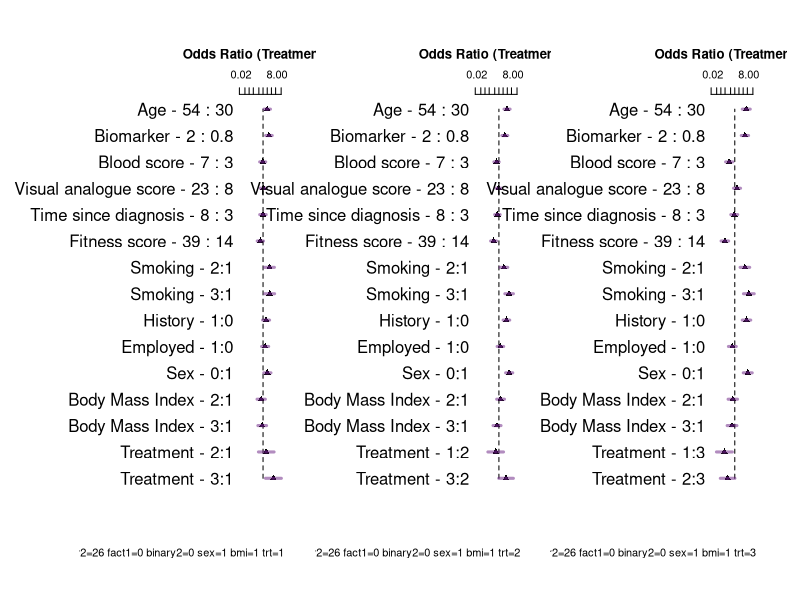
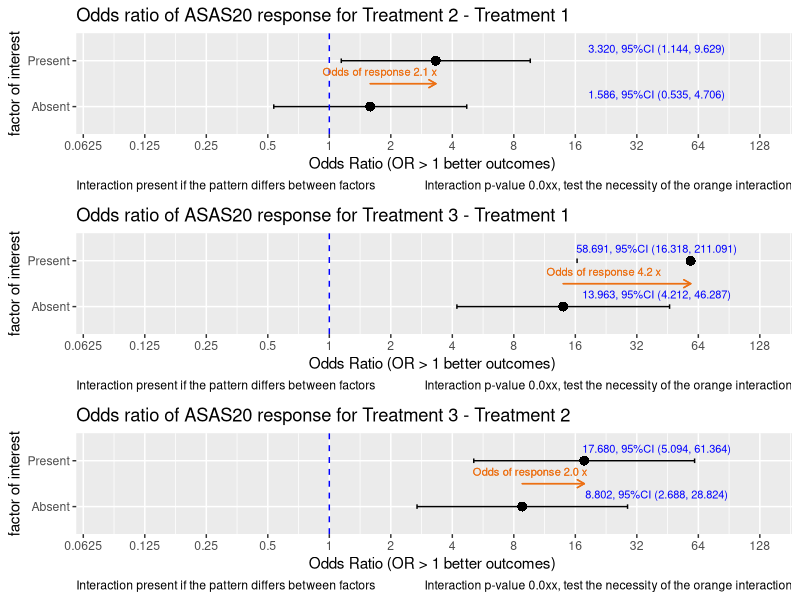
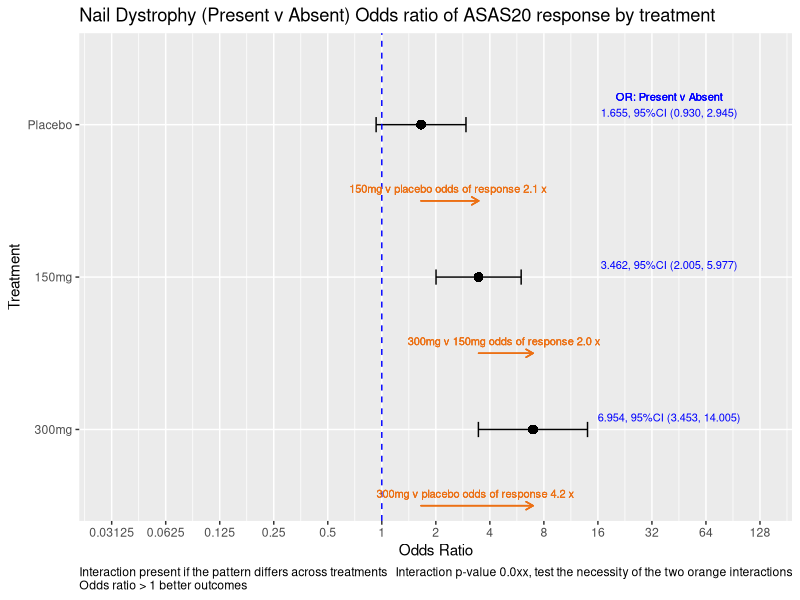

The R source for these figures, in order:
## ---- chunk 1

    set.seed(124)
    library(rms)          # automatically engages rms(Hmisc)
    library(tidyverse)
    library(kableExtra) 
    library(knitr) 
    library(reshape)
    library(rms)
    library(ggplot2)
    require(gridExtra)

    knitrSet(lang='markdown', w=7, h=7, dev='svg', fig.path='folder/')
    options(prType='html')
    options(width=200)
    
    # format function 
       formatz <- function(x){
          if (!is.na(x)  ) {
            sprintf(x, fmt = '%#.1f')  
           }
       }
     
    options(max.print=1000000)    
    options(scipen=999)
    
    ## convenience functions
    p0 <- function(x) {formatC(x, format="f", digits=1)}
    p1 <- function(x) {formatC(x, format="f", digits=1)}
    p2 <- function(x) {formatC(x, format="f", digits=2)}
    p3 <- function(x) {formatC(x, format="f", digits=3)}
    p4 <- function(x) {formatC(x, format="f", digits=4)}
    p5 <- function(x) {formatC(x, format="f", digits=5)}
    
    logit <-     function(p) log(1/(1/p-1))
    expit <-     function(x) 1/(1/exp(x) + 1)
    inv_logit <- function(logit) exp(logit) / (1 + exp(logit))
    is.even <-   function(x){ x %% 2 == 0 }                       # function to id. odd maybe useful
    options(width=200)


## ---- chunk 2

    # select the design to simulate
    Design = "Treatment interacts with all variables" 
    #Design = "Treatment interacts with smoking only" 
    #Design = "No-interaction logit-additive model"
    
    # coefficients on log odds scale
    
    intercept <- -3
    n=1000
    v1 = 1
    v2 = 1/(65-18)
    v3 = 0.4
    v4 = 0
    v5 = 1/3
    v6 = -.5/10
    v7 = 0.25/30
    v8 = -.1/10
    v9 = -1/50
    v10 = log(2)
    v11 = -log(1)
    v12 = log(0.5)
    
    #~~~~~~~~~~~~~~~~~~~~~~~~~~~~~~~~~~~~~~~~~~~~~~~~~~~~~~~~~~~~~~~~~~~~~~~~~~~~~~~~~
    randomi <- runif(n)    # this determines Y=1 later, 
    #~~~~~~~~~~~~~~~~~~~~~~~~~~~~~~~~~~~~~~~~~~~~~~~~~~~~~~~~~~~~~~~~~~~~~~~~~~~~~~~~~
    
    trt.coef       <-  v1     # log odds ratio so 1 -> 2.718, so 1 is LARGE
    age.coef       <-  v2     # log odds of 1 over the age range
    smoke.coef     <-  v3     # this is odds of 1.5
    bmi.coef       <-  v4     # this is an odds of 1..50:50
    covar3.coef    <-  v5     # log odds 1 over range of 3
    covar1.coef    <-  v6     # log odds -.05 per unit change
    vas.coef       <-  v7     # log odds .008 per unit change. log odds .25 over 30 units odds 1.27
    time.coef      <-  v8     # log odds -.01 per year, log odds -.1 over 10 years or odds .90
    covar2.coef    <-  v9     # log odds 0.02 per unit, log odds 1 over 50 units or odds 2.7
    fact1.coef     <-  v10    # log odds 0.693 per change in binary, or odds of 2   
    binary2.coef   <-  v11    # log odds 0 per change in binary, or odds of 1  
    sex.coef       <-  v12    # log odds -0.693 per change in binary, or odds of .5  
    
    # made up data structure 
    trt      <- sample(1:3,   n, replace=TRUE)      # trt 3 levels
    age      <- sample(18:65, n, replace=TRUE)      # continuous
    bmi      <- sample(1:3,   n, replace=TRUE)      # assume 3 equal groups
    smoking  <- sample(1:3,   n, replace=TRUE)      # categorical assume 3 equal groups
    covar3   <- round(runif(n,0,3),2)
    covar1   <- round(runif(n,0,10),2)
    vas      <- sample(1:30, n, replace=TRUE)
    time     <- round(runif(n,0,10),2)              # years
    covar2   <- sample(1:50, n, replace=TRUE)
    fact1    <- sample(0:1,  n, replace=TRUE)
    binary2  <- sample(0:1,  n, replace=TRUE)
    sex      <- sample(0:1,  n, replace=TRUE)


## ---- chunk 3

#~~~~~~~~~~~~~~~~~~~~~~~~~~~~~~~~~~~~~~~~~~~~~~~~~~~~~~~~~~~~~~~~~~~~~~~~~~~~~~~~~~~~~~~~~~~~~~~~~~~~~~~~~~~~~~~~~~~~~~~~~~~~linear predictor
if ( ( Design) == "Treatment interacts with all variables" )  {
  
  lp = intercept + trt*trt.coef*(smoking*smoke.coef   +   age*age.coef  + bmi*bmi.coef   + covar3*covar3.coef +
                                   covar1*covar1.coef +   vas*vas.coef  + time*time.coef + covar2*covar2.coef +
                                   fact1*fact1.coef   +
                                   binary2*binary2.coef + sex*sex.coef) 
  
  
}   else if ( ( Design ) == "Treatment interacts with smoking only" ) {    
  
  # truth  only smoking interacts  with trt
  lp = intercept + (trt*trt.coef*smoking*smoke.coef)   +   age*age.coef   + bmi*bmi.coef + covar3*covar3.coef +
    covar1*covar1.coef  + vas*vas.coef   + time*time.coef + covar2*covar2.coef + fact1*fact1.coef +
    binary2*binary2.coef + sex*sex.coef
  
  
}   else if ( ( Design) == "No-interaction logit-additive model" ) {  
  
  # truth no interactions
  lp = intercept + trt*trt.coef + smoking*smoke.coef + age*age.coef  + bmi*bmi.coef  + covar3*covar3.coef  +
    covar1*covar1.coef + vas*vas.coef  + time*time.coef + covar2*covar2.coef + fact1*fact1.coef +
    binary2*binary2.coef + sex*sex.coef
}

y <- ifelse(randomi < plogis(lp), 1, 0)   # one liner  randomi object is necessary for R shiny only



## ---- chunk 4


    datx <- data.frame(cbind(y,  trt ,smoking,  age, covar3, covar1, vas, time, covar2, fact1, binary2, sex, bmi))
    
    da <-  datx 
    
    da$trt <-     factor(da$trt)
    da$smoking <- factor(da$smoking)
    da$fact1 <-   factor(da$fact1)
    da$binary2 <- factor(da$binary2)
    da$sex <-     factor(da$sex)
    da$bmi <-     factor(da$bmi)
    
    # labels for forest plots
    label(da$age)                <- 'Age'                       
    label(da$trt)                <- 'Treatment'
    label(da$bmi)                <- 'Body Mass Index'
    label(da$smoking)            <- 'Smoking'
    label(da$covar3)             <- 'Biomarker'
    label(da$covar1)             <- 'Blood score'
    label(da$vas)                <- 'Visual analogue score'
    label(da$time)               <- 'Time since diagnosis'
    label(da$covar2)             <- 'Fitness score'
    label(da$fact1)              <- "History"
    label(da$binary2)            <- "Employed"
    label(da$sex)                <- 'Sex'
    
    dd <<- datadist(da)
    options(datadist="dd")


## ---- chunk 5

# RUN REGRESSONS
    A<-lrm(y~   trt * (smoking  + age  + bmi + covar3 + covar1 + vas + time + covar2 + fact1 + binary2 +sex),da, y=TRUE ,x=TRUE)  # all interact with trt
    B<-lrm(y~  (trt *  smoking) + age  + bmi + covar3 + covar1 + vas + time + covar2 + fact1 + binary2 +sex, da, y=TRUE, x=TRUE)  # smoking * trt only
    C<-lrm(y~   trt +  smoking  + age +  bmi + covar3 + covar1 + vas + time + covar2 + fact1 + binary2 +sex, da, y=TRUE, x=TRUE)  # main effect
  
## ---- chunk 6
  #~~~~~~~~~~~~~~~~~~~~~~~~~~~~~~~~~~~~~~~~~~~~~~~~~~~~~~~~~~~~~~~~~~~~~~~~~~~~~~~~~~~~~~~~~~~~~~~~~~~~~~~~~~~~~
  # LRTESTS
  #~~~~~~~~~~~~~~~~~~~~~~~~~~~~~~~~~~~~~~~~~~~~~~~~~~~~~~~~~~~~~~~~~~~~~~~~~~~~~~~~~~~~~~~~~~~~~~~~~~~~~~~~~~~~~
   
  
  lrtest( A, C)
   
## ---- chunk 7
   
  (A1 <- summary(A, smoking=1, age, covar3, covar1, vas, time, covar2, fact1, binary2, sex, bmi=1, trt=1, est.all=FALSE, vnames=c( "labels")))
  
  (A2 <- summary(A, smoking=1, age, covar3, covar1, vas, time, covar2, fact1, binary2, sex, bmi=1, trt=2, est.all=FALSE, vnames=c( "labels")))
  
  (A3 <- summary(A, smoking=1, age, covar3, covar1, vas, time, covar2, fact1, binary2, sex, bmi=1, trt=3, est.all=FALSE, vnames=c( "labels")))

 
## ---- chunk 8

  par(mfrow=c(1,3)) 
  
  par(oma=c(3,6,1,1)) 
  
  options(digits=1)
  
  plot(summary(A, smoking=1, age, covar3, covar1, vas, time, covar2, fact1, binary2, sex, bmi=1, trt=1, est.all=FALSE, vnames=c( "labels")), 
       log=TRUE, xlim=c(log(.01),log(40)),
       q=c(  0.95 ), at=c(.02,0.05,.1,.2,.5,1,2,4,8,20), lwd=3, pch=17,
       col=   rgb(red=.4,green=.1,blue=.5,alpha=c(.5,.3,.2)),
       col.points='black', cex=1, main= "Odds Ratio (Treatment 1)", cex.main=1.8
  )
  
  plot(summary(A, smoking=1, age, covar3, covar1, vas, time, covar2, fact1, binary2, sex, bmi=1, trt=2, est.all=FALSE, vnames=c( "labels")), 
       log=TRUE, xlim=c(log(.01),log(40)),
       q=c(  0.95 ), at=c(.02,0.05,.1,.2,.5,1,2,4,8,20), lwd=3, pch=17,
       col=   rgb(red=.4,green=.1,blue=.5,alpha=c(.5,.3,.2)),
       col.points='black', cex=1, main= "Odds Ratio (Treatment 2)", cex.main=1.8
  )
  
  plot(summary(A, smoking=1, age, covar3, covar1, vas, time, covar2, fact1, binary2, sex, bmi=1, trt=3, est.all=FALSE, vnames=c( "labels")), 
       log=TRUE, xlim=c(log(.01),log(40)),
       q=c(  0.95 ), at=c(.02,0.05,.1,.2,.5,1,2,4,8,20), lwd=3, pch=17,
       col=   rgb(red=.4,green=.1,blue=.5,alpha=c(.5,.3,.2)),
       col.points='black', cex=1, main= "Odds Ratio (Treatment 3)", cex.main=1.8
  )
  
  par(mfrow=c(1,1))


## ---- chunk 9

  options(digits=6)
  k1 <- contrast(A, list(fact1=c(0,1), trt=c(2)), list(fact1=c(0,1), trt=c(1)) , fun=exp) 
  z1 <- print(k1, X=TRUE)   
  
  k2 <- contrast(A, list(fact1=c(0,1), trt=c(3)), list(fact1=c(0,1), trt=c(1)) , fun=exp) 
  z2 <- print(k2, X=TRUE)   
  
  k3 <- contrast(A, list(fact1=c(0,1), trt=c(3)), list(fact1=c(0,1), trt=c(2)) , fun=exp) 
  z3 <- print(k3, X=TRUE)   


## ---- chunk 10
 
int.plot <- function(k1, factor.="factor of interest",
                     effect="Treatment 2 - Treatment 1", 
                     first.grp="Absent", 
                     second.grp="Present") {
  
  zz <- k1
  # log scale
  Scorex=as.vector(zz$Contrast)
  lbx =  as.vector(zz$Lower)
  ubx =  as.vector(zz$Upper)
  
  df.plot <- data.frame(x=c(effect,effect),
                        factor.=c(first.grp,second.grp ),
                        Score=exp(Scorex),
                        lb = exp(lbx),
                        ub =exp(ubx))
  
  df.plot$factor. = factor(df.plot$factor., 
                           levels = c(first.grp,second.grp ))
   
  
  gp <- ggplot(df.plot, aes(x=factor., y=log(Score), fill="black", group=x))
  gg <- gp + #geom_line(aes(linetype=x), size=.6) + 
    geom_point(aes(shape=x), size=3) + 
    geom_errorbar(aes(ymax=log(ub), ymin=log(lb)), width=.1) +
    theme(legend.position="none") + ylab("Odds Ratio (OR > 1 better outcomes) ") + xlab(factor.) +
    
    geom_hline(yintercept=log(1), linetype="dashed", color = "blue") +
    
    scale_y_continuous(
      breaks= log(c(1/32,1/16,1/8, 1/4,1/2,  1, 2, 4 ,8, 16,32,64, 128) )  ,  
      limits = c(log(1/12),log(128)),  
      labels=     c(1/32,1/16,1/8, 1/4,1/2,  1, 2, 4 ,8, 16,32,64,128)
    ) +
    
    coord_flip() +
    
    geom_text(aes(   
      y=log(40),
      label = paste0(p3(Score),", 95%CI (" ,p3(lb),", ",p3(ub), ")"), 
      vjust=-1.0), size=2.8, color='blue') +
    
    ggtitle( paste0("Odds ratio of ASAS20 response for ", effect) )
  
  
    gg <- gg + labs(caption = c("Interaction p-value 0.0xx, test the necessity of the orange interaction", 
                              "Interaction present if the pattern differs between factors")) + 
    theme(plot.caption = element_text(hjust=c(1, 0)))
  
  # Add text and arrows
  i <- gg + geom_segment(
    x = 1.5, y =  Scorex[1],
    xend = 1.5, yend =  Scorex[2],
    lineend = "round", # See available arrow types in example above
    linejoin = "round",
    size = .5, 
    arrow = arrow(length = unit(0.2, "cm")),
    colour = "#EC7014" # Also accepts "red", "blue' etc
  ) 
  
  k <- i + geom_text( aes(
    x = 1.5, y = (Scorex[1]+Scorex[2])/2,
    label = paste0("Odds of response ",p0(exp(   max(Scorex[2],Scorex[1]) -  min(Scorex[2],Scorex[1])  ))," x"), 
    group = NULL,
    vjust = -1, #.3
    hjust = .7 #1
  ), size=2.8 , color="#EC7014") 
   
}


## ---- chunk 11

#~~~~~~~~~~~~~~~~~~~~~~~~~~~~~~~~~~~~~~~~~~~~~~~~~~~~~~~~~~~~~~~~~~~~~~~~~~~~~~~~~~~~~~~~~~
  age.=sample(30:80,1)  # showing it is the interaction that counts.
  
  options(digits=6)
  k1 <- contrast(A, list(fact1=c(0,1),age=age., trt=c(2)), list(fact1=c(0,1), age=age.,trt=c(1)) , fun=exp) 
  z1 <- print(k1, X=TRUE)   
  
  k2 <- contrast(A, list(fact1=c(0,1), age=age.,trt=c(3)), list(fact1=c(0,1), age=age.,trt=c(1)) , fun=exp) 
  z2 <- print(k2, X=TRUE)   
  
  k3 <- contrast(A, list(fact1=c(0,1), age=age.,trt=c(3)), list(fact1=c(0,1), age=age.,trt=c(2)) , fun=exp) 
  z3 <- print(k3, X=TRUE)   
 
#~~~~~~~~~~~~~~~~~~~~~~~~~~~~~~~~~~~~~~
# execute function
  p1x <- int.plot(k1, factor.="factor of interest",
                  effect="Treatment 2 - Treatment 1", 
                  first.grp="Absent", 
                  second.grp="Present") 
  
  
  p2x <- int.plot(k2, factor.="factor of interest",
                  effect="Treatment 3 - Treatment 1", 
                  first.grp="Absent", 
                  second.grp="Present") 
  
  
  p3x <-int.plot(k3, factor.="factor of interest",
                 effect="Treatment 3 - Treatment 2", 
                 first.grp="Absent", 
               second.grp="Present") 

## ---- chunk 12

# its only the orange that is important. And will not change if other values in model are altered.
# the actual OR will change if the covariates change, but the same amount in both levels.
# should mention the values that are held constant!
grid.arrange(p1x,p2x,p3x)
# A
# lrtest(A,C)
# anova(A)
 

## ---- chunk 13

  # now try the original approach
  age.=sample(30:80,1)  # showing it is the interaction that counts.
  
  options(digits=6)
  k1 <- contrast(A, list(fact1=c(1),age=age., trt=c(1)), list(fact1=c(0), age=age.,trt=c(1)) , fun=exp) 
  z1 <- print(k1, X=TRUE)   
  
  k2 <- contrast(A, list(fact1=c(1), age=age.,trt=c(2)), list(fact1=c(0), age=age.,trt=c(2)) , fun=exp) 
  z2 <- print(k2, X=TRUE)   
  
  k3 <- contrast(A, list(fact1=c(1),  age=age.,trt=c(3)), list(fact1=c(0),  age=age.,trt=c(3)) , fun=exp) 
  z3 <- print(k3, X=TRUE)   

  
## ---- chunk 14
  
  zz<-rbind(k1,k2,k3)
  zz<-zz[,c("Contrast","Lower","Upper")]
  zz<- unlist(zz)
  zz<-matrix(zz, nrow=3, ncol=3)
  zz<-as.data.frame(zz)
  names(zz) <-c("Score","lb","ub")
  zz<-data.frame(zz)
  zze <- exp(zz)

  df.plot <- data.frame(x=c("Treatment","Treatment", "Treatment"),
                        factor.=c("Placebo","150mg","300mg"),
                        Score=exp(zz$Score),
                        lb = exp(zz$lb),
                        ub =exp(zz$ub))
   
 # df.plot$factor. = factor(df.plot$factor., levels = c("Placebo","150mg","300mg"))
  df.plot$factor. = factor(df.plot$factor., levels = c("300mg", "150mg", "Placebo"))
 
#~~~~~~~~~~~~~~~~~~~~~~~~~~~~~~~~~~~~~~~~~~~~~~~~~~~~~~~~~~~~~~~~~~~~~~~~~~~~~~~~~~~~~~~~~~~~~~ 
 
  gp <- ggplot(df.plot, aes(x=factor., y=log(Score), fill="black", group=x))
  gg <- gp + #geom_line(aes(linetype=x), size=.6) + 
    geom_point(aes(shape=x), size=3) + 
    geom_errorbar(aes(ymax=log(ub), ymin=log(lb)), width=.1) +
    theme(legend.position="none") + ylab("Odds Ratio") + xlab("Treatment") +
    
    geom_hline(yintercept=log(1), linetype="dashed", color = "blue") +
    
    scale_y_continuous(
      breaks= log(c(1/64,1/32,1/16,1/8, 1/4,1/2,  1, 2, 4 ,8, 16,32,64, 128) )  ,  
      limits = c(log(1/32),log(128)),  
      labels=     c(1/64,1/32,1/16,1/8, 1/4,1/2,  1, 2, 4 ,8, 16,32,64,128)
    ) +
    
    coord_flip() +
   
    geom_text(aes(  y=log(40) ,label = paste0(p3(zze$Score),", 95%CI (" ,p3(zze$lb),", ",p3(zze$ub), ")"), 
                    vjust=-1.0), size=2.8, color='blue') +
     
    ggtitle( "Nail Dystrophy (Present v Absent) Odds ratio of ASAS20 response by treatment") 
  
    gg <- gg + labs(caption = c("Interaction p-value 0.0xx, test the necessity of the two orange interactions", "Interaction present if the pattern differs across treatments\nOdds ratio > 1 better outcomes")) + 
    theme(plot.caption = element_text(hjust=c(1, 0)))
   
    ## add arrows
  i <- gg + geom_segment(
    x = 2.5, y =  zz$Score[1],
    xend = 2.5, yend =  zz$Score[2],
    lineend = "round", # See available arrow types in example above
    linejoin = "round",
    size = .5, 
    arrow = arrow(length = unit(0.2, "cm")),
    colour = "#EC7014" # Also accepts "red", "blue' etc
  ) 
  
  ## add arrows
  j <- i + geom_segment(
    x = 1.5, y =  zz$Score[2],
    xend = 1.5, yend =  zz$Score[3],
    lineend = "round", # See available arrow types in example above
    linejoin = "round",
    size = .5, 
    arrow = arrow(length = unit(0.2, "cm")),
    colour = "#EC7014" # Also accepts "red", "blue' etc
  ) 
  
  ## add text to accompany arrow
  k <- j + geom_text( aes(
    x = 2.5, y = (zz$Score[1]+zz$Score[2])/2,
    label = paste0("150mg v placebo odds of response ",
                   p0(exp(   max(zz$Score[2],zz$Score[1]) -  min(zz$Score[2],zz$Score[1])  ))," x "), 
    group = NULL,
    vjust = -1, #.3
    hjust = .5
  ), size=2.8 , color="#EC7014") 
  
  ## add text to accompany arrow
  m <- k + geom_text( aes(
    x = 1.5, y = ((zz$Score[2]+zz$Score[3])/2),
    label = paste0("300mg v 150mg odds of response ",
                   p0(exp(   max(zz$Score[3],zz$Score[2]) -  min(zz$Score[3],zz$Score[2])  ))," x "), 
    group = NULL,
    vjust = -1,
    hjust = .5
  ), size=2.8 , color="#EC7014") 
  
  # add text
  n <- m + geom_text( aes(
    x = 3, y = log(40),
    label = "OR: Present v Absent", 
    group = NULL,
    vjust = - 3, #.3
    hjust = .5 #1
  ), size=2.8 , color="blue") 
  
  
   q <- n + geom_text( aes(
    x = 0.5, y = ((zz$Score[1]+zz$Score[3])/2),
    label = paste0("300mg v placebo odds of response ",
                   p0(exp(   max(zz$Score[3],zz$Score[1]) -  min(zz$Score[3],zz$Score[1])  ))," x "), 
    group = NULL,
    vjust = -1,
    hjust = .5
  ), size=2.8 , color="#EC7014") 
   
   
     
  ## add arrows
  r <- q + geom_segment(
    x = 0.5, y =  zz$Score[1],
    xend = 0.5, yend =  zz$Score[3],
    lineend = "round", # See available arrow types in example above
    linejoin = "round",
    size = .5, 
    arrow = arrow(length = unit(0.2, "cm")),
    colour = "#EC7014" # Also accepts "red", "blue' etc
  ) 
  
  
  
## ---- chunk 15
  
  r


## ---- chunk 16
  
  A

## ---- chunk 17
